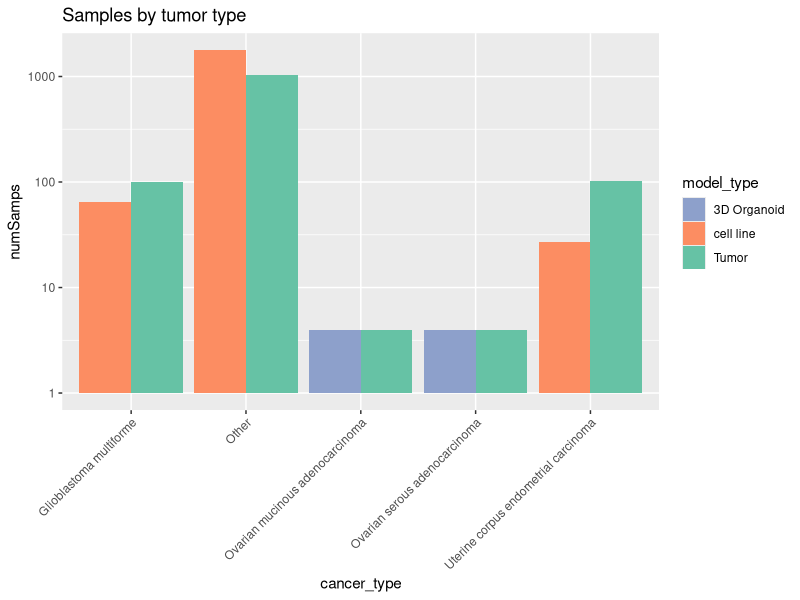

R code for this plot: (Note: this script raises an error after producing the figure.)

library(RColorBrewer)
library(dplyr)
library(ggplot2)

mergeSamples<-function(){
  
  ##########################
  ## CANCER NAME MAPPING FILE
  ##this file tries to map as many cancer types as possible to groups that span model systems
  ###########################
  cmaps<-readr::read_csv('cellLineTypes.csv')
  
  ###########################
  ## CPTAC SAMPLE DATA
  ## Primary task here is to fix the capitalizations
  ###########################
  cptac<-readr::read_csv('cptac_samples.csv')|>
    mutate(cancer_type=stringr::str_replace_all(cancer_type,'Head and Neck','Head and neck'))|>
    mutate(cancer_type=stringr::str_replace_all(cancer_type,'Colon','Colorectal'))|>
    mutate(cancer_type=stringr::str_replace_all(cancer_type,'Uterine Corpus Endometrial Carcinoma','Uterine corpus endometrial carcinoma'))|>
    dplyr::mutate(`CPTAC Cancer type`=cancer_type)|>
    left_join(cmaps)|>
    mutate(sampleSource='CPTAC')|>
    dplyr::select(improve_sample_id,`CPTAC Cancer type`,model_type,species,sampleSource)|>
    distinct()
  
  ###########################
  ## CCLE Cell Line data
  ## We have many more cancer types here, so we try to map what we have to CPTAC names and then adjust the rest
  ##
  ###########################
  cell_line<-readr::read_csv('cell_line_samples.csv')|>
    dplyr::mutate(`Cell line cancer type`=cancer_type)|>
    mutate(sampleSource='CCLE')
  
  allec<-grep('Endometrial',cell_line$`Cell line cancer type`)
  cell_line$`Cell line cancer type`[allec]<-'Uterine corpus endometrial carcinoma'
  
  cell_line<-cell_line|>
    left_join(cmaps)
  
  ##first we collect the names of the cancers that are NOT in CPTAC
  other_cans<-which(is.na(cell_line$`CPTAC Cancer type`))
  cell_line$`CPTAC Cancer type`[other_cans]<-cell_line$`Cell line cancer type`[other_cans]
  cell_line<-cell_line|>
    dplyr::select(improve_sample_id,`CPTAC Cancer type`,model_type,species,sampleSource)|>
    distinct()
  
  #then we rename the NA values to 'Other' if we want
  #other_cans<-which(is.na(cell_line$`CPTAC Cancer type`))
  #cell_line$`CPTAC Cancer type`[other_cans]<-'Other'
  # or just remove them
  cell_line<-cell_line|>
    subset(!is.na(`CPTAC Cancer type`))
  
  ###########################
  ## HCMI SAMPLE DATA
  ## Here we lean heavily on the sample mapping file
  ###########################
  hcmi<-readr::read_csv('hcmi_samples.csv')|>
    dplyr::rename(id_source='other_id_source')|>
    mutate(species='human')|>
    subset(model_type%in%c('3D Organoid','Solid Tissue','Adherent Cell Line'))|>
    dplyr::mutate(`HCMI Cancer type`=cancer_type,`HCMI Common name`=common_name)|>
    dplyr::mutate(model_type=stringr::str_replace_all(model_type,'Solid Tissue','Tumor'))|>
    dplyr::mutate(model_type=stringr::str_replace_all(model_type,'Adherent Cell Line','cell line'))|>
    left_join(cmaps)|>
    mutate(sampleSource='HCMI')|>
    dplyr::select(improve_sample_id,`CPTAC Cancer type`,model_type,species,sampleSource)|>
    #    dplyr::rename(cancer_type='CPTAC Cancer type')|>
    distinct()
  
  ##now rename samples
  ##next up: beatAMLdata
  ###########################
  ## BeatAML SAMPLE DATA
  ## TBD
  ###########################
  baml<-readr::read_csv("beataml_samples.csv")|>
    mutate(cancer_type='Acute myeloid leukemia')|>
    mutate(species='Human')|>
    mutate(model_type='Tumor')|>
    mutate(sampleSource='BeatAML')|>
    dplyr::select(improve_sample_id,species,cancer_type,sampleSource,model_type)|>
    distinct()
  ###########################
  ## TCGA SAMPLE DATA
  ## TBD
  ###########################
  
  
  ##now we join thomdelsem into a single table, with cancer type
  fulldat<<-rbind(cptac,cell_line,hcmi)|>
    dplyr::rename(cancer_type=`CPTAC Cancer type`)|>
    subset()
  
  fulldat<-fulldat|>
    dplyr::select(improve_sample_id,species,cancer_type,sampleSource,model_type)|>
    distinct()|>
    rbind(baml)
  
  models<-fulldat|>
    group_by(cancer_type)|>
    summarize(num_models=n_distinct(model_type))|>
    subset(num_models>1)
  
  alldat<-fulldat|>
    subset(cancer_type%in%models$cancer_type)
  
  other_can <- fulldat|>
    subset(!is.na(cancer_type))|>
    subset(!cancer_type%in%models$cancer_type)|>
    mutate(cancer_type='Other')
  
  return(rbind(alldat,other_can))
}

fulldat<-mergeSamples()

##looking for exact matches
stats<-fulldat|>
  subset(!is.na(cancer_type))|>
  group_by(cancer_type,model_type,sampleSource)|>
  summarize(numSamps=n_distinct(improve_sample_id))|>
  subset(model_type!='Not Reported')|>
  subset(numSamps>1)

color_palette <- brewer.pal(n = 3, name = "Set2")

# Assign colors to the model types
names(color_palette) <- c("Tumor", "cell line", "3D Organoid")

fig0<-ggplot(stats,aes(x=cancer_type,y=numSamps,fill=model_type))+
  geom_bar(stat='identity',position='dodge')+
  theme(axis.text.x = element_text(angle = 45, hjust = 1))+
  scale_y_log10()+scale_fill_manual(values=color_palette)+
  ggtitle('Samples by tumor type')

print(fig0)
ggsave('Fig0_Overview.pdf',fig1,height=8,width=10)

# Subset data for each type
data_type1 <- subset(stats, sampleSource == 'HCMI')
data_type2 <- subset(stats, sampleSource == 'BeatAML')
data_type3 <- subset(stats, sampleSource == 'CPTAC')
data_type4 <- subset(stats, sampleSource == 'CCLE')

# Create separate plots for each type, with colorblind-friendly colors
fig1 <- ggplot(data_type1, aes(x=cancer_type, y=numSamps, fill=model_type)) +
  geom_bar(stat='identity', position='dodge') +
  scale_fill_manual(values=color_palette) +
  theme(axis.text.x = element_text(angle = 45, hjust = 1)) +
  ggtitle('Cancer and Tissue Types - HMCI')

fig2 <- ggplot(data_type2, aes(x=cancer_type, y=numSamps, fill=model_type)) +
  geom_bar(stat='identity', position='dodge') +
  scale_fill_manual(values=color_palette) +
  theme(axis.text.x = element_text(angle = 45, hjust = 1)) +
  ggtitle('Cancer and Tissue Types - BeatAML')

fig3 <- ggplot(data_type3, aes(x=cancer_type, y=numSamps, fill=model_type)) +
  geom_bar(stat='identity', position='dodge') +
  scale_fill_manual(values=color_palette) +
  theme(axis.text.x = element_text(angle = 45, hjust = 1)) +
  ggtitle('Cancer and Tissue Types - CPTAC')

fig4 <- ggplot(data_type4, aes(x=cancer_type, y=numSamps, fill=model_type)) +
  geom_bar(stat='identity', position='dodge') +
  scale_fill_manual(values=color_palette) +
  theme(axis.text.x = element_text(angle = 45, hjust = 1)) +
  ggtitle('Cancer and Tissue Types - CCLE')

ggsave('Fig1_HMCI.pdf',fig1,height=8,width=10)
ggsave('Fig2_BeatAML.pdf',fig2,height=8,width=10)
ggsave('Fig3_CPTAC.pdf',fig3,height=8,width=10)
ggsave('Fig4_CCLE.pdf',fig4,height=8,width=10)



